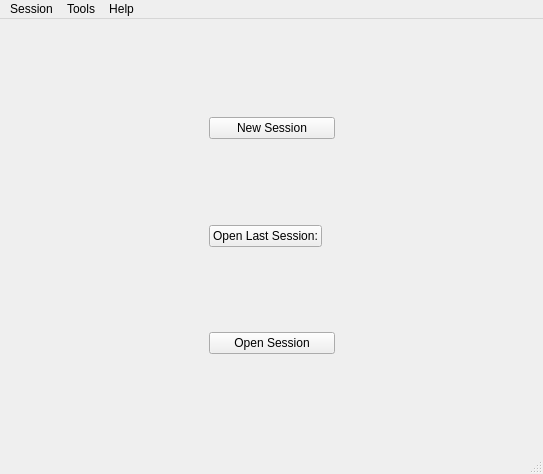
<?xml version="1.0" encoding="UTF-8"?>
<ui version="4.0">
 <class>MainWindow</class>
 <widget class="QMainWindow" name="MainWindow">
  <property name="geometry">
   <rect>
    <x>0</x>
    <y>0</y>
    <width>543</width>
    <height>474</height>
   </rect>
  </property>
  <property name="minimumSize">
   <size>
    <width>0</width>
    <height>0</height>
   </size>
  </property>
  <property name="palette">
   <palette>
    <active/>
    <inactive/>
    <disabled/>
   </palette>
  </property>
  <property name="windowTitle">
   <string>MainWindow</string>
  </property>
  <widget class="QWidget" name="centralwidget">
   <layout class="QVBoxLayout" name="verticalLayout">
    <item>
     <widget class="QStackedWidget" name="stackedWidget">
      <property name="currentIndex">
       <number>0</number>
      </property>
      <widget class="QWidget" name="page_0">
       <layout class="QGridLayout" name="gridLayout">
        <item row="4" column="1">
         <spacer name="verticalSpacer_3">
          <property name="orientation">
           <enum>Qt::Vertical</enum>
          </property>
          <property name="sizeHint" stdset="0">
           <size>
            <width>20</width>
            <height>40</height>
           </size>
          </property>
         </spacer>
        </item>
        <item row="9" column="1">
         <layout class="QGridLayout" name="gridLayout_2">
          <item row="0" column="1">
           <widget class="QPushButton" name="openSessionPushButton">
            <property name="text">
             <string>Open Session</string>
            </property>
           </widget>
          </item>
         </layout>
        </item>
        <item row="8" column="1">
         <spacer name="verticalSpacer_4">
          <property name="orientation">
           <enum>Qt::Vertical</enum>
          </property>
          <property name="sizeHint" stdset="0">
           <size>
            <width>20</width>
            <height>40</height>
           </size>
          </property>
         </spacer>
        </item>
        <item row="1" column="1">
         <layout class="QHBoxLayout" name="horizontalLayout_10">
          <item>
           <widget class="QPushButton" name="newSessionPushButton">
            <property name="text">
             <string>New Session</string>
            </property>
           </widget>
          </item>
         </layout>
        </item>
        <item row="0" column="1">
         <spacer name="verticalSpacer_2">
          <property name="orientation">
           <enum>Qt::Vertical</enum>
          </property>
          <property name="sizeHint" stdset="0">
           <size>
            <width>20</width>
            <height>40</height>
           </size>
          </property>
         </spacer>
        </item>
        <item row="11" column="1">
         <spacer name="verticalSpacer">
          <property name="orientation">
           <enum>Qt::Vertical</enum>
          </property>
          <property name="sizeHint" stdset="0">
           <size>
            <width>20</width>
            <height>40</height>
           </size>
          </property>
         </spacer>
        </item>
        <item row="6" column="1">
         <layout class="QHBoxLayout" name="horizontalLayout">
          <item>
           <widget class="QPushButton" name="openLastSessionPushButton">
            <property name="text">
             <string>Open Last Session:</string>
            </property>
           </widget>
          </item>
          <item alignment="Qt::AlignHCenter">
           <widget class="QLabel" name="lastSessionNameLabel">
            <property name="text">
             <string/>
            </property>
           </widget>
          </item>
         </layout>
        </item>
        <item row="1" column="2">
         <spacer name="horizontalSpacer_4">
          <property name="orientation">
           <enum>Qt::Horizontal</enum>
          </property>
          <property name="sizeHint" stdset="0">
           <size>
            <width>40</width>
            <height>20</height>
           </size>
          </property>
         </spacer>
        </item>
        <item row="1" column="0">
         <spacer name="horizontalSpacer_3">
          <property name="orientation">
           <enum>Qt::Horizontal</enum>
          </property>
          <property name="sizeHint" stdset="0">
           <size>
            <width>40</width>
            <height>20</height>
           </size>
          </property>
         </spacer>
        </item>
        <item row="9" column="2">
         <spacer name="horizontalSpacer_6">
          <property name="orientation">
           <enum>Qt::Horizontal</enum>
          </property>
          <property name="sizeHint" stdset="0">
           <size>
            <width>40</width>
            <height>20</height>
           </size>
          </property>
         </spacer>
        </item>
        <item row="9" column="0">
         <spacer name="horizontalSpacer_5">
          <property name="orientation">
           <enum>Qt::Horizontal</enum>
          </property>
          <property name="sizeHint" stdset="0">
           <size>
            <width>40</width>
            <height>20</height>
           </size>
          </property>
         </spacer>
        </item>
       </layout>
      </widget>
      <widget class="QWidget" name="page_1">
       <layout class="QVBoxLayout" name="verticalLayout_4">
        <item>
         <layout class="QHBoxLayout" name="horizontalLayout_2">
          <item>
           <layout class="QVBoxLayout" name="verticalLayout_3">
            <item>
             <widget class="QLabel" name="textLabel">
              <property name="text">
               <string>&lt;html&gt;&lt;head/&gt;&lt;body&gt;&lt;p align=&quot;center&quot;&gt;&lt;span style=&quot; font-weight:700; font-style:italic;&quot;&gt;CURRENT SESSION&lt;/span&gt;&lt;/p&gt;&lt;/body&gt;&lt;/html&gt;</string>
              </property>
             </widget>
            </item>
            <item alignment="Qt::AlignHCenter">
             <widget class="QLabel" name="sessionNameLabel">
              <property name="text">
               <string>&lt;html&gt;&lt;head/&gt;&lt;body&gt;&lt;p align=&quot;center&quot;&gt;&lt;span style=&quot; font-size:18pt;&quot;&gt;&lt;br/&gt;&lt;/span&gt;&lt;/p&gt;&lt;/body&gt;&lt;/html&gt;</string>
              </property>
             </widget>
            </item>
           </layout>
          </item>
          <item>
           <layout class="QVBoxLayout" name="verticalLayout_5">
            <item alignment="Qt::AlignTop">
             <widget class="QLabel" name="textLabel_4">
              <property name="text">
               <string>&lt;html&gt;&lt;head/&gt;&lt;body&gt;&lt;p align=&quot;center&quot;&gt;&lt;span style=&quot; font-weight:700; font-style:italic;&quot;&gt;CAMERAS VIEW&lt;/span&gt;&lt;/p&gt;&lt;/body&gt;&lt;/html&gt;</string>
              </property>
             </widget>
            </item>
            <item>
             <widget class="QPushButton" name="camerasButton">
              <property name="enabled">
               <bool>false</bool>
              </property>
              <property name="toolTip">
               <string>&lt;html&gt;&lt;head/&gt;&lt;body&gt;&lt;p&gt;Opens cameras widget&lt;/p&gt;&lt;/body&gt;&lt;/html&gt;</string>
              </property>
              <property name="text">
               <string>View Cameras</string>
              </property>
             </widget>
            </item>
           </layout>
          </item>
         </layout>
        </item>
        <item>
         <widget class="Line" name="line_3">
          <property name="orientation">
           <enum>Qt::Horizontal</enum>
          </property>
         </widget>
        </item>
        <item alignment="Qt::AlignVCenter">
         <widget class="QLabel" name="textLabel_1">
          <property name="text">
           <string>&lt;html&gt;&lt;head/&gt;&lt;body&gt;&lt;p align=&quot;center&quot;&gt;&lt;span style=&quot; font-weight:700; font-style:italic;&quot;&gt;ENVIRONMENT SETUP&lt;/span&gt;&lt;/p&gt;&lt;/body&gt;&lt;/html&gt;</string>
          </property>
         </widget>
        </item>
        <item>
         <layout class="QVBoxLayout" name="statusVLayout">
          <item>
           <layout class="QHBoxLayout" name="horizontalLayout_4">
            <item alignment="Qt::AlignRight">
             <widget class="QLabel" name="textLabel_9">
              <property name="text">
               <string>Setup status:</string>
              </property>
             </widget>
            </item>
            <item alignment="Qt::AlignLeft">
             <widget class="QLabel" name="setupStatusLabel">
              <property name="text">
               <string>Not completed</string>
              </property>
             </widget>
            </item>
           </layout>
          </item>
          <item>
           <widget class="QPushButton" name="setupButton">
            <property name="toolTip">
             <string>&lt;html&gt;&lt;head/&gt;&lt;body&gt;&lt;p&gt;Opens the setup dialog&lt;/p&gt;&lt;/body&gt;&lt;/html&gt;</string>
            </property>
            <property name="text">
             <string>Open Setup</string>
            </property>
           </widget>
          </item>
         </layout>
        </item>
        <item>
         <widget class="QPushButton" name="clearImagesButton">
          <property name="enabled">
           <bool>false</bool>
          </property>
          <property name="text">
           <string>Clear Images</string>
          </property>
         </widget>
        </item>
        <item>
         <widget class="Line" name="line">
          <property name="orientation">
           <enum>Qt::Horizontal</enum>
          </property>
         </widget>
        </item>
        <item alignment="Qt::AlignVCenter">
         <widget class="QLabel" name="textLabel_2">
          <property name="text">
           <string>&lt;html&gt;&lt;head/&gt;&lt;body&gt;&lt;p align=&quot;center&quot;&gt;&lt;span style=&quot; font-weight:700; font-style:italic;&quot;&gt;SAMPLING&lt;/span&gt;&lt;/p&gt;&lt;/body&gt;&lt;/html&gt;</string>
          </property>
         </widget>
        </item>
        <item>
         <layout class="QHBoxLayout" name="horizontalLayout_8">
          <item>
           <layout class="QVBoxLayout" name="manualSampVLayout">
            <item alignment="Qt::AlignHCenter">
             <widget class="QLabel" name="textLabel_5">
              <property name="text">
               <string>&lt;html&gt;&lt;head/&gt;&lt;body&gt;&lt;p&gt;&lt;span style=&quot; font-style:italic;&quot;&gt;MANUAL&lt;/span&gt;&lt;/p&gt;&lt;/body&gt;&lt;/html&gt;</string>
              </property>
             </widget>
            </item>
            <item>
             <widget class="QPushButton" name="takeSamplesButton">
              <property name="enabled">
               <bool>false</bool>
              </property>
              <property name="text">
               <string>Take Samples</string>
              </property>
             </widget>
            </item>
            <item>
             <layout class="QHBoxLayout" name="horizontalLayout_3">
              <item>
               <widget class="QPushButton" name="lastPoseButton">
                <property name="enabled">
                 <bool>false</bool>
                </property>
                <property name="text">
                 <string>Last Pose</string>
                </property>
               </widget>
              </item>
              <item>
               <widget class="QPushButton" name="nextPoseButton">
                <property name="enabled">
                 <bool>false</bool>
                </property>
                <property name="text">
                 <string>Next Pose</string>
                </property>
               </widget>
              </item>
             </layout>
            </item>
            <item>
             <layout class="QHBoxLayout" name="horizontalLayout_5">
              <item>
               <widget class="QPushButton" name="moveToPoseButton">
                <property name="enabled">
                 <bool>false</bool>
                </property>
                <property name="text">
                 <string>Move to Pose:</string>
                </property>
               </widget>
              </item>
              <item>
               <widget class="QSpinBox" name="moveToPoseSpinBox">
                <property name="enabled">
                 <bool>false</bool>
                </property>
                <property name="alignment">
                 <set>Qt::AlignCenter</set>
                </property>
               </widget>
              </item>
             </layout>
            </item>
           </layout>
          </item>
          <item>
           <widget class="Line" name="line_4">
            <property name="orientation">
             <enum>Qt::Vertical</enum>
            </property>
           </widget>
          </item>
          <item>
           <layout class="QVBoxLayout" name="autoSampVLayout">
            <item alignment="Qt::AlignHCenter">
             <widget class="QLabel" name="textLabel_6">
              <property name="text">
               <string>&lt;html&gt;&lt;head/&gt;&lt;body&gt;&lt;p&gt;&lt;span style=&quot; font-style:italic;&quot;&gt;AUTOMATIC&lt;/span&gt;&lt;/p&gt;&lt;/body&gt;&lt;/html&gt;</string>
              </property>
             </widget>
            </item>
            <item>
             <layout class="QHBoxLayout" name="horizontalLayout_6">
              <item alignment="Qt::AlignHCenter">
               <widget class="QLabel" name="textLabel_7">
                <property name="text">
                 <string>Start from Pose:</string>
                </property>
               </widget>
              </item>
              <item>
               <widget class="QSpinBox" name="startPoseSpinBox">
                <property name="enabled">
                 <bool>false</bool>
                </property>
                <property name="alignment">
                 <set>Qt::AlignCenter</set>
                </property>
               </widget>
              </item>
             </layout>
            </item>
            <item>
             <layout class="QHBoxLayout" name="horizontalLayout_7">
              <item alignment="Qt::AlignHCenter">
               <widget class="QLabel" name="textLabel_8">
                <property name="text">
                 <string>Stop on Pose</string>
                </property>
               </widget>
              </item>
              <item>
               <widget class="QSpinBox" name="stopPoseSpinBox">
                <property name="enabled">
                 <bool>false</bool>
                </property>
                <property name="alignment">
                 <set>Qt::AlignCenter</set>
                </property>
               </widget>
              </item>
             </layout>
            </item>
            <item>
             <layout class="QHBoxLayout" name="horizontalLayout_9">
              <item>
               <widget class="QPushButton" name="autoStartButton">
                <property name="enabled">
                 <bool>false</bool>
                </property>
                <property name="text">
                 <string>Start</string>
                </property>
               </widget>
              </item>
              <item>
               <widget class="QPushButton" name="autoStopButton">
                <property name="enabled">
                 <bool>false</bool>
                </property>
                <property name="text">
                 <string>Stop</string>
                </property>
               </widget>
              </item>
             </layout>
            </item>
           </layout>
          </item>
         </layout>
        </item>
        <item>
         <widget class="Line" name="line_2">
          <property name="orientation">
           <enum>Qt::Horizontal</enum>
          </property>
         </widget>
        </item>
        <item alignment="Qt::AlignVCenter">
         <widget class="QLabel" name="textLabel_3">
          <property name="text">
           <string>&lt;html&gt;&lt;head/&gt;&lt;body&gt;&lt;p align=&quot;center&quot;&gt;&lt;span style=&quot; font-weight:700; font-style:italic;&quot;&gt;CALIBRATION&lt;/span&gt;&lt;/p&gt;&lt;/body&gt;&lt;/html&gt;</string>
          </property>
         </widget>
        </item>
        <item alignment="Qt::AlignHCenter">
         <widget class="QLabel" name="textLabel_10">
          <property name="text">
           <string>Current images number: 0</string>
          </property>
         </widget>
        </item>
        <item>
         <widget class="QPushButton" name="startScriptButton">
          <property name="enabled">
           <bool>false</bool>
          </property>
          <property name="text">
           <string>Start Script</string>
          </property>
         </widget>
        </item>
       </layout>
      </widget>
      <widget class="QWidget" name="page_2">
       <layout class="QVBoxLayout" name="verticalLayout_2">
        <item>
         <widget class="QWidget" name="cameraWidget" native="true"/>
        </item>
       </layout>
      </widget>
     </widget>
    </item>
   </layout>
  </widget>
  <widget class="QMenuBar" name="menubar">
   <property name="geometry">
    <rect>
     <x>0</x>
     <y>0</y>
     <width>543</width>
     <height>19</height>
    </rect>
   </property>
   <widget class="QMenu" name="menuSetup">
    <property name="title">
     <string>Session</string>
    </property>
    <addaction name="actionNewSession"/>
    <addaction name="actionOpenSession"/>
    <addaction name="separator"/>
    <addaction name="actionCloseCurrentSession"/>
    <addaction name="separator"/>
    <addaction name="actionExitApp"/>
   </widget>
   <widget class="QMenu" name="menuTools">
    <property name="title">
     <string>Tools</string>
    </property>
    <addaction name="actionOpenSetup"/>
    <addaction name="actionOpenCameraView"/>
    <addaction name="separator"/>
   </widget>
   <widget class="QMenu" name="menuHelp">
    <property name="title">
     <string>Help</string>
    </property>
    <addaction name="actionUserGuide"/>
   </widget>
   <addaction name="menuSetup"/>
   <addaction name="menuTools"/>
   <addaction name="menuHelp"/>
  </widget>
  <widget class="QStatusBar" name="statusbar"/>
  <action name="actionOpenSetup">
   <property name="enabled">
    <bool>false</bool>
   </property>
   <property name="text">
    <string>Open General Setup</string>
   </property>
   <property name="toolTip">
    <string>Opens the setup dialog</string>
   </property>
   <property name="shortcut">
    <string>Ctrl+Shift+S</string>
   </property>
  </action>
  <action name="actionExitApp">
   <property name="enabled">
    <bool>true</bool>
   </property>
   <property name="text">
    <string>Exit Application</string>
   </property>
   <property name="toolTip">
    <string>Closes the application</string>
   </property>
   <property name="shortcut">
    <string>Ctrl+Shift+W</string>
   </property>
   <property name="visible">
    <bool>true</bool>
   </property>
   <property name="iconVisibleInMenu">
    <bool>true</bool>
   </property>
   <property name="shortcutVisibleInContextMenu">
    <bool>true</bool>
   </property>
   <property name="priority">
    <enum>QAction::NormalPriority</enum>
   </property>
  </action>
  <action name="actionOpenCameraView">
   <property name="enabled">
    <bool>false</bool>
   </property>
   <property name="text">
    <string>Open Camera View</string>
   </property>
   <property name="toolTip">
    <string>Opens Camera View</string>
   </property>
   <property name="shortcut">
    <string>Ctrl+Shift+C</string>
   </property>
  </action>
  <action name="actionNewSession">
   <property name="text">
    <string>New Session</string>
   </property>
   <property name="shortcut">
    <string>Ctrl+N</string>
   </property>
  </action>
  <action name="actionOpenSession">
   <property name="text">
    <string>Open Session</string>
   </property>
   <property name="shortcut">
    <string>Ctrl+O</string>
   </property>
  </action>
  <action name="actionCloseCurrentSession">
   <property name="text">
    <string>Close current session</string>
   </property>
   <property name="toolTip">
    <string>Closes current session</string>
   </property>
   <property name="shortcut">
    <string>Ctrl+W</string>
   </property>
  </action>
  <action name="actionUserGuide">
   <property name="text">
    <string>User guide</string>
   </property>
   <property name="toolTip">
    <string>Opens user guide</string>
   </property>
   <property name="shortcut">
    <string>Ctrl+H</string>
   </property>
  </action>
 </widget>
 <resources/>
 <connections/>
</ui>
